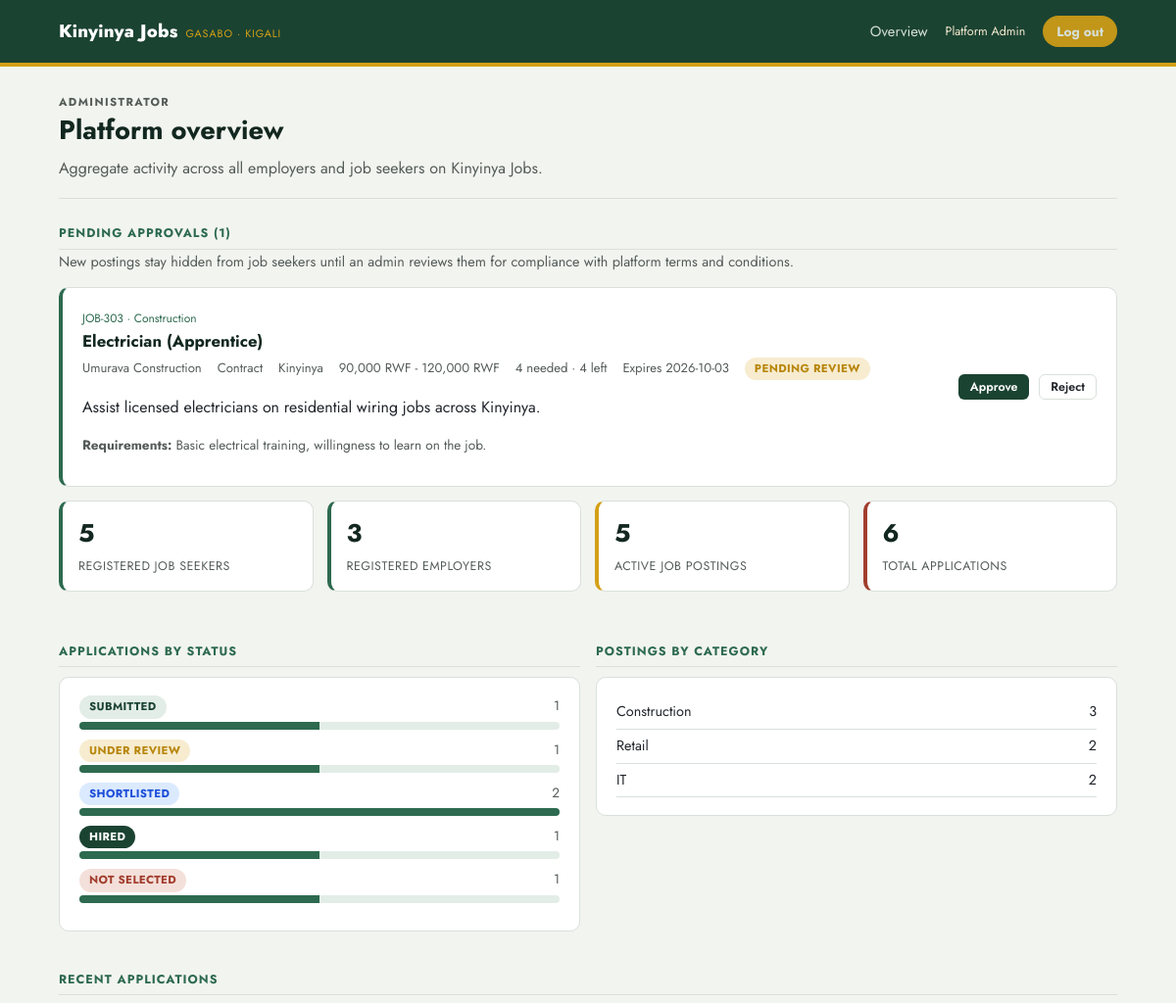
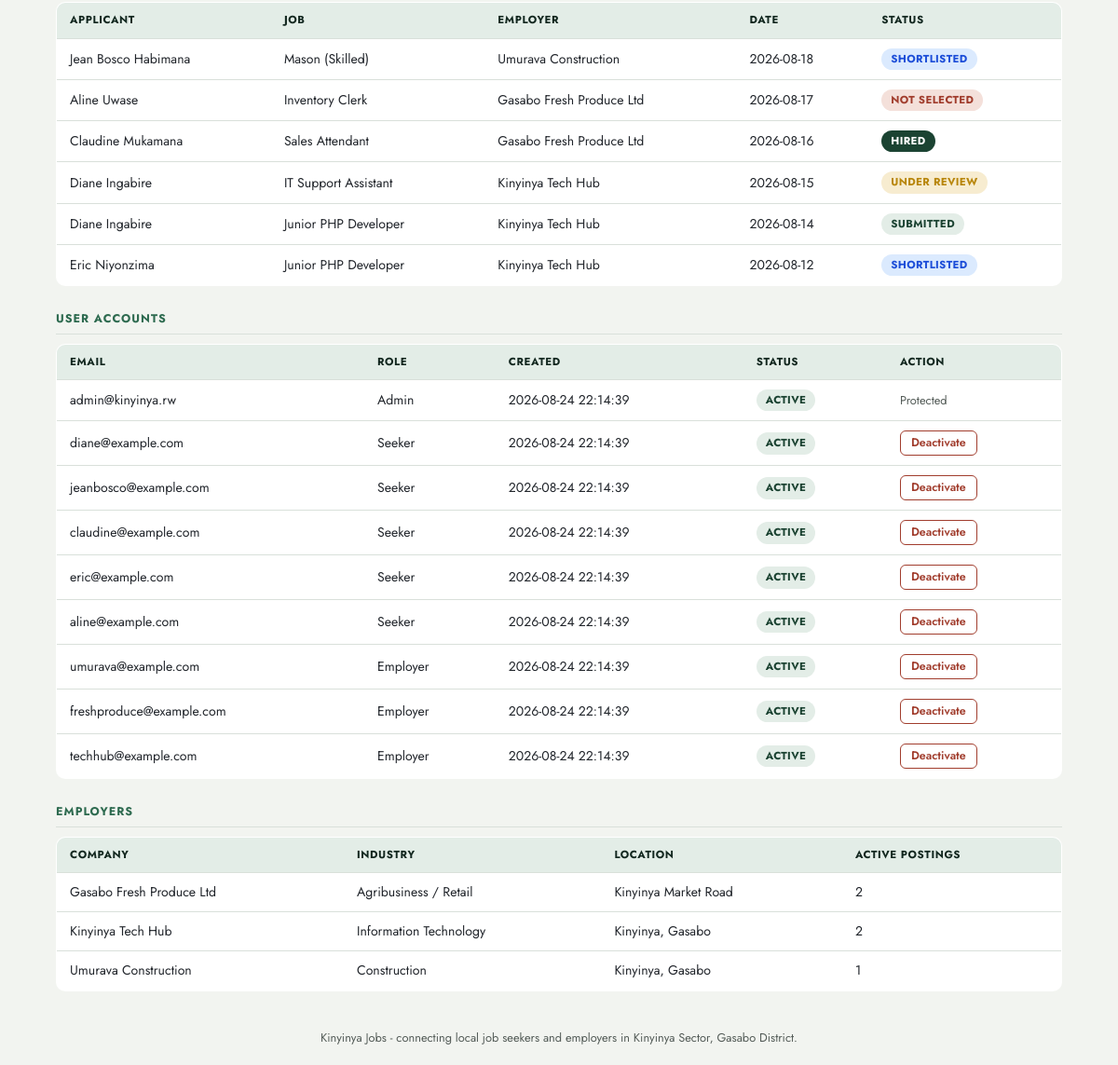
Screenshot of /admin/dashboard.php (signed in) with the database file from the repository (2 pictures, top to bottom).
### tables this page shows
CREATE TABLE IF NOT EXISTS jobs (
  id            INT UNSIGNED AUTO_INCREMENT PRIMARY KEY,
  employer_id   INT UNSIGNED NOT NULL,
  title         VARCHAR(150) NOT NULL,
  type          VARCHAR(50) NOT NULL DEFAULT 'Full-time',
  category      VARCHAR(100) NOT NULL DEFAULT 'General',
  location      VARCHAR(150) NOT NULL DEFAULT 'Kinyinya',
  description   TEXT NULL,
  requirements  TEXT NULL,
  salary_min    INT UNSIGNED NOT NULL DEFAULT 0,
  salary_max    INT UNSIGNED NOT NULL DEFAULT 0,
  positions_total INT UNSIGNED NOT NULL DEFAULT 1,
  deadline      DATE NOT NULL,
  posted        DATE NOT NULL,
  active        TINYINT(1) NOT NULL DEFAULT 1,
  status        ENUM('pending','approved','rejected') NOT NULL DEFAULT 'pending',
  views         INT UNSIGNED NOT NULL DEFAULT 0,
  CONSTRAINT fk_jobs_employer FOREIGN KEY (employer_id) REFERENCES employers(id) ON DELETE CASCADE,
  INDEX idx_jobs_status (status),
  INDEX idx_jobs_deadline (deadline)
);

CREATE TABLE IF NOT EXISTS employers (
  id        INT UNSIGNED AUTO_INCREMENT PRIMARY KEY,
  user_id   INT UNSIGNED NULL UNIQUE,
  name      VARCHAR(150) NOT NULL,
  industry  VARCHAR(150) NOT NULL,
  location  VARCHAR(150) NOT NULL,
  about     TEXT NULL,
  CONSTRAINT fk_employers_user FOREIGN KEY (user_id) REFERENCES users(id) ON DELETE CASCADE
);

CREATE TABLE IF NOT EXISTS applications (
  id            INT UNSIGNED AUTO_INCREMENT PRIMARY KEY,
  job_id        INT UNSIGNED NOT NULL,
  seeker_id     INT UNSIGNED NOT NULL,
  date          DATE NOT NULL,
  status        ENUM('submitted','under_review','shortlisted','hired','rejected') NOT NULL DEFAULT 'submitted',
  cover_letter  TEXT NULL,
  CONSTRAINT fk_applications_job FOREIGN KEY (job_id) REFERENCES jobs(id) ON DELETE CASCADE,
  CONSTRAINT fk_applications_seeker FOREIGN KEY (seeker_id) REFERENCES seekers(id) ON DELETE CASCADE,
  UNIQUE KEY uniq_application (job_id, seeker_id)
);

CREATE TABLE IF NOT EXISTS seekers (
  id         INT UNSIGNED AUTO_INCREMENT PRIMARY KEY,
  user_id    INT UNSIGNED NULL UNIQUE,
  name       VARCHAR(150) NOT NULL,
  skills     VARCHAR(255) NOT NULL,
  education  VARCHAR(150) NOT NULL,
  location   VARCHAR(150) NOT NULL,
  resume_url VARCHAR(255) NULL,
  CONSTRAINT fk_seekers_user FOREIGN KEY (user_id) REFERENCES users(id) ON DELETE CASCADE
);

CREATE TABLE IF NOT EXISTS users (
  id             INT UNSIGNED AUTO_INCREMENT PRIMARY KEY,
  email          VARCHAR(190) NOT NULL UNIQUE,
  password_hash  VARCHAR(255) NOT NULL,
  role           ENUM('seeker','employer','admin') NOT NULL,
  is_active      TINYINT(1) NOT NULL DEFAULT 1,
  created_at     DATETIME NOT NULL DEFAULT CURRENT_TIMESTAMP
);

### includes/config.php (called while the page is built, shortened)
<?php
function kj_url(string $path = ''): string {
    $documentRoot = isset($_SERVER['DOCUMENT_ROOT']) ? realpath($_SERVER['DOCUMENT_ROOT']) : false;
    $projectRoot = realpath(dirname(__DIR__));
    $base = '';
    if ($documentRoot && $projectRoot) {
        $doc = str_replace('\\', '/', rtrim($documentRoot, '/\\'));
        $project = str_replace('\\', '/', rtrim($projectRoot, '/\\'));
        if ($project === $doc || stripos($project, $doc . '/') === 0) {
            $base = substr($project, strlen($doc));
        }
    }
    return rtrim($base, '/') . '/' . ltrim($path, '/');
}

### includes/db.php (called while the page is built)
<?php
require_once __DIR__ . '/config.php';
function kj_db(): PDO {
    static $pdo = null;
    if ($pdo === null) {
        $dsn = 'mysql:host=' . DB_HOST . ';port=' . DB_PORT . ';dbname=' . DB_NAME . ';charset=utf8mb4';
        try {
            $pdo = new PDO($dsn, DB_USER, DB_PASS, [
                PDO::ATTR_ERRMODE            => PDO::ERRMODE_EXCEPTION,
                PDO::ATTR_DEFAULT_FETCH_MODE => PDO::FETCH_ASSOC,
                PDO::ATTR_EMULATE_PREPARES   => false,
            ]);
        } catch (PDOException $e) {
            http_response_code(500);
            die(
                '<h1>Database connection failed</h1>' .
                '<p>Could not connect to MySQL database <code>' . htmlspecialchars(DB_NAME) . '</code> ' .
                'on <code>' . htmlspecialchars(DB_HOST) . ':' . htmlspecialchars(DB_PORT) . '</code>.</p>' .
                '<p>Confirm MySQL is running, then use the one-time setup page to configure and import the database.</p>' .
                '<p><a href="' . htmlspecialchars(kj_url('setup.php')) . '">Open database setup</a></p>'
            );
        }
    }
    return $pdo;
}
function kj_index_by_id(array $rows): array {
    $out = [];
    foreach ($rows as $row) { $out[$row['id']] = $row; }
    return $out;
}

### includes/data.php (called while the page is built, shortened)
<?php
require_once __DIR__ . '/db.php';
function kj_job_select_sql(): string {
    return "SELECT j.*, (SELECT COUNT(*) FROM applications a WHERE a.job_id = j.id AND a.status = 'hired') AS positions_filled FROM jobs j";
}
function kj_jobs(): array {
    $rows = kj_db()->query(kj_job_select_sql() . ' ORDER BY j.posted DESC, j.id DESC')->fetchAll();
    return kj_index_by_id($rows);
}
function kj_job($id) {
    $stmt = kj_db()->prepare(kj_job_select_sql() . ' WHERE j.id = ?');
    $stmt->execute([(int) $id]);
    $row = $stmt->fetch();
    return $row ?: null;
}
function kj_jobs_for_employer($employer_id): array {
    $stmt = kj_db()->prepare(kj_job_select_sql() . ' WHERE j.employer_id = ? ORDER BY j.posted DESC, j.id DESC');
    $stmt->execute([(int) $employer_id]);
    return kj_index_by_id($stmt->fetchAll());
}
function kj_jobs_pending(): array {
    return kj_index_by_id(kj_db()->query(kj_job_select_sql() . " WHERE j.status = 'pending' ORDER BY j.posted DESC, j.id DESC")->fetchAll());
}
function kj_job_is_expired($job): bool {
    return strtotime($job['deadline']) <= strtotime('today');
}
function kj_job_positions_remaining(array $job): int {
    $total = max(1, (int) ($job['positions_total'] ?? 1));
    if (array_key_exists('positions_filled', $job)) {
        $filled = max(0, (int) $job['positions_filled']);
    } elseif (!empty($job['id'])) {
        $stmt = kj_db()->prepare("SELECT COUNT(*) FROM applications WHERE job_id = ? AND status = 'hired'");
        $stmt->execute([(int) ($job['id'] ?? 0)]);
        $filled = (int) $stmt->fetchColumn();
    } else {
        $filled = 0;
    }
    return max(0, $total - $filled);
}
function kj_job_is_filled(array $job): bool {
    return kj_job_positions_remaining($job) === 0;
}
function kj_job_is_visible($job): bool {
    return (bool) $job['active'] && $job['status'] === 'approved' && !kj_job_is_expired($job) && !kj_job_is_filled($job);
}
function kj_employers(): array {
    return kj_index_by_id(kj_db()->query('SELECT * FROM employers ORDER BY name')->fetchAll());
}
function kj_users(): array {
    return kj_db()->query('SELECT id, email, role, is_active, created_at FROM users ORDER BY created_at DESC, id DESC')->fetchAll();
}
function kj_employer($id) {
    $stmt = kj_db()->prepare('SELECT * FROM employers WHERE id = ?');
    $stmt->execute([(int) $id]);
    return $stmt->fetch() ?: null;
}
function kj_seekers(): array {
    return kj_index_by_id(kj_db()->query('SELECT * FROM seekers ORDER BY name')->fetchAll());
}
function kj_seeker($id) {
    $stmt = kj_db()->prepare('SELECT * FROM seekers WHERE id = ?');
    $stmt->execute([(int) $id]);
    return $stmt->fetch() ?: null;
}
function kj_applications(): array {
    return kj_index_by_id(kj_db()->query('SELECT * FROM applications ORDER BY date DESC, id DESC')->fetchAll());
}
function kj_status_label($status) {
    $labels = [
        'submitted' => 'Submitted', 'under_review' => 'Under review',
        'shortlisted' => 'Shortlisted', 'rejected' => 'Not selected', 'hired' => 'Hired',
    ];
    return $labels[$status] ?? ucfirst($status);
}
function kj_money($amount) {
    return number_format((float) $amount, 0) . ' RWF';
}
function kj_salary_range(array $job): string {
    $minimum = max(0, (int) ($job['salary_min'] ?? 0));
    $maximum = max(0, (int) ($job['salary_max'] ?? 0));
    return kj_money($minimum) . ' - ' . kj_money($maximum);
}

### admin/dashboard.php (the view, shortened to what this page needs)
<?php
require_once __DIR__ . '/../includes/data.php';
$jobs = kj_jobs();
$apps = kj_applications();
$seekers = kj_seekers();
$employers = kj_employers();
$users = kj_users();
$pendingJobs = kj_jobs_pending();
usort($pendingJobs, fn($a, $b) => strcmp($b['posted'], $a['posted']));
$activeJobs = array_filter($jobs, 'kj_job_is_visible');
$statusCounts = ['submitted' => 0, 'under_review' => 0, 'shortlisted' => 0, 'hired' => 0, 'rejected' => 0];
foreach ($apps as $a) { $statusCounts[$a['status']] = ($statusCounts[$a['status']] ?? 0) + 1; }
$maxCount = max(1, max($statusCounts));
$categoryCounts = [];
foreach ($jobs as $j) { $categoryCounts[$j['category']] = ($categoryCounts[$j['category']] ?? 0) + 1; }
$recentApps = $apps;
usort($recentApps, fn($a, $b) => strcmp($b['date'], $a['date']));
$recentApps = array_slice($recentApps, 0, 6);
require __DIR__ . '/../includes/header.php';
?>
<section class="pagehead">
  <p class="eyebrow">Administrator</p>
  <h1>Platform overview</h1>
  <p>Aggregate activity across all employers and job seekers on Kinyinya Jobs.</p>
</section>
<h2 class="section-title">Pending approvals (<?= count($pendingJobs) ?>)</h2>
<p style="color:var(--ink-soft); font-size:0.9rem; margin-top:-8px;">New postings stay hidden from job seekers until an admin reviews them for compliance with platform terms and conditions.</p>
<?php foreach ($pendingJobs as $job): $emp = kj_employer($job['employer_id']); ?>
  <div class="card job-card">
    <div class="info">
      <span class="code">JOB-<?= $job['id'] ?> · <?= htmlspecialchars($job['category']) ?></span>
      <h3><?= htmlspecialchars($job['title']) ?></h3>
      <div class="meta">
        <span><?= htmlspecialchars($emp['name']) ?></span>
        <span><?= htmlspecialchars($job['type']) ?></span>
        <span><?= htmlspecialchars($job['location']) ?></span>
        <span><?= htmlspecialchars(kj_salary_range($job)) ?></span>
        <span><?= max(1, (int) $job['positions_total']) ?> needed · <?= kj_job_positions_remaining($job) ?> left</span>
        <span>Expires <?= htmlspecialchars($job['deadline']) ?></span>
        <span class="badge under_review">Pending review</span>
      </div>
      <p><?= htmlspecialchars($job['description']) ?></p>
      <p style="color:var(--ink-soft); font-size:0.85rem;"><strong>Requirements:</strong> <?= htmlspecialchars($job['requirements']) ?></p>
    </div>
    <div class="actions">
      <form method="post" style="display:inline;">
        <button class="btn btn-primary btn-sm" type="submit">Approve</button>
      </form>
      <form method="post" style="display:inline;">
        <button class="btn btn-ghost btn-sm" type="submit">Reject</button>
      </form>
    </div>
  </div>
<?php endforeach; ?>
<div class="stats">
  <div class="stat"><span class="n"><?= count($seekers) ?></span><span class="l">Registered job seekers</span></div>
  <div class="stat"><span class="n"><?= count($employers) ?></span><span class="l">Registered employers</span></div>
  <div class="stat accent"><span class="n"><?= count($activeJobs) ?></span><span class="l">Active job postings</span></div>
  <div class="stat warn"><span class="n"><?= count($apps) ?></span><span class="l">Total applications</span></div>
</div>
<div class="grid-2">
  <div>
    <h2 class="section-title">Applications by status</h2>
    <div class="card">
      <?php foreach ($statusCounts as $status => $count): ?>
        <div style="margin-bottom:10px;">
          <div style="display:flex; justify-content:space-between; font-size:0.85rem; margin-bottom:3px;">
            <span class="badge <?= $status ?>"><?= kj_status_label($status) ?></span>
            <span style="font-family:var(--font-mono); color:var(--ink-soft);"><?= $count ?></span>
          </div>
          <div style="background:var(--green-100); border-radius:4px; height:8px; overflow:hidden;">
            <div style="background:var(--green-500); height:100%; width:<?= (int) round(($count / $maxCount) * 100) ?>%;"></div>
          </div>
        </div>
      <?php endforeach; ?>
    </div>
  </div>
  <div>
    <h2 class="section-title">Postings by category</h2>
    <div class="card">
      <?php foreach ($categoryCounts as $cat => $count): ?>
        <div style="display:flex; justify-content:space-between; padding:6px 0; border-bottom:1px solid var(--line); font-size:0.9rem;">
          <span><?= htmlspecialchars($cat) ?></span>
          <span style="font-family:var(--font-mono);"><?= $count ?></span>
        </div>
      <?php endforeach; ?>
    </div>
  </div>
</div>
<h2 class="section-title">Recent applications</h2>
<table class="kj">
  <thead>
    <tr><th>Applicant</th><th>Job</th><th>Employer</th><th>Date</th><th>Status</th></tr>
  </thead>
  <tbody>
    <?php foreach ($recentApps as $a): $job = kj_job($a['job_id']); $emp = kj_employer($job['employer_id']); $seeker = kj_seeker($a['seeker_id']); ?>
    <tr>
      <td><?= htmlspecialchars($seeker['name']) ?></td>
      <td><?= htmlspecialchars($job['title']) ?></td>
      <td><?= htmlspecialchars($emp['name']) ?></td>
      <td><?= htmlspecialchars($a['date']) ?></td>
      <td><span class="badge <?= $a['status'] ?>"><?= kj_status_label($a['status']) ?></span></td>
    </tr>
    <?php endforeach; ?>
  </tbody>
</table>
<h2 class="section-title">User accounts</h2>
<table class="kj">
  <thead><tr><th>Email</th><th>Role</th><th>Created</th><th>Status</th><th>Action</th></tr></thead>
  <tbody>
    <?php foreach ($users as $account): ?>
    <tr>
      <td><?= htmlspecialchars($account['email']) ?></td>
      <td><?= htmlspecialchars(ucfirst($account['role'])) ?></td>
      <td><?= htmlspecialchars($account['created_at']) ?></td>
      <td><span class="badge <?= $account['is_active'] ? 'active' : 'expired' ?>"><?= $account['is_active'] ? 'Active' : 'Inactive' ?></span></td>
      <td>
        <?php if ($account['role'] === 'admin'): ?>
          <span style="color:var(--ink-soft); font-size:.8rem;">Protected</span>
        <?php else: ?>
          <form method="post">
            <button class="btn <?= $account['is_active'] ? 'btn-danger' : 'btn-primary' ?> btn-sm" type="submit"><?= $account['is_active'] ? 'Deactivate' : 'Activate' ?></button>
          </form>
        <?php endif; ?>
      </td>
    </tr>
    <?php endforeach; ?>
  </tbody>
</table>
<h2 class="section-title">Employers</h2>
<table class="kj">
  <thead><tr><th>Company</th><th>Industry</th><th>Location</th><th>Active postings</th></tr></thead>
  <tbody>
    <?php foreach ($employers as $e): ?>
    <tr>
      <td><?= htmlspecialchars($e['name']) ?></td>
      <td><?= htmlspecialchars($e['industry']) ?></td>
      <td><?= htmlspecialchars($e['location']) ?></td>
      <td><?= count(array_filter(kj_jobs_for_employer($e['id']), 'kj_job_is_visible')) ?></td>
    </tr>
    <?php endforeach; ?>
  </tbody>
</table>
<?php require __DIR__ . '/../includes/footer.php'; ?>

### includes/header.php (shortened to what this page needs)
<?php
$role = $_SESSION['role'] ?? null;
$user = kj_current_user();
function kj_base($path) {
    return kj_url($path);
}
?>
<!doctype html>
<html lang="en">
<head>
<link rel="stylesheet" href="<?= kj_base('assets/style.css') ?>">
</head>
<body>
<header class="topbar">
  <div class="wrap">
    <a class="brand" href="<?= kj_base('index.php') ?>">Kinyinya Jobs <small>Gasabo · Kigali</small></a>
    <nav class="topnav">
      <?php if ($role === 'seeker'): ?>
        <a href="<?= kj_base('seeker/dashboard.php') ?>">My applications</a>
        <a href="<?= kj_base('seeker/jobs.php') ?>">Browse jobs</a>
        <a href="<?= kj_base('seeker/profile.php') ?>">My profile</a>
        <span class="who">Signed in as <?= htmlspecialchars($user['name']) ?></span>
        <a class="pill" href="<?= kj_base('logout.php') ?>">Log out</a>
      <?php elseif ($role === 'admin'): ?>
        <a href="<?= kj_base('admin/dashboard.php') ?>">Overview</a>
        <span class="who">Platform Admin</span>
        <a class="pill" href="<?= kj_base('logout.php') ?>">Log out</a>
      <?php else: ?>
        <a href="<?= kj_base('index.php') ?>#login">Log in</a>
        <a class="pill" href="<?= kj_base('register.php') ?>">Create account</a>
      <?php endif; ?>
    </nav>
  </div>
</header>
<main class="wrap">

### includes/footer.php
  <p class="footer">Kinyinya Jobs - connecting local job seekers and employers in Kinyinya Sector, Gasabo District.</p>
</main>
</body>
</html>

### rows the page displays
jobs: id "303", category "Construction", title "Electrician (Apprentice)", employer.name "Umurava Construction", type "Contract", location "Kinyinya", kj_salary_range($job) "90,000 RWF - 120,000 RWF", positions_total "4", deadline "2026-10-03", description "Assist licensed electricians on residential wiring jobs across Kinyinya.", requirements "Basic electrical training, willingness to learn on the job."
jobs: positions_total "3", employer "2"
applications: seeker.name "Jean Bosco Habimana", job.title "Mason (Skilled)", employers.name "Umurava Construction", date "2026-08-18", status "SHORTLISTED"
applications: seeker.name "Aline Uwase", job.title "Inventory Clerk", employers.name "Gasabo Fresh Produce Ltd", date "2026-08-17", status "NOT SELECTED"
applications: seeker.name "Claudine Mukamana", job.title "Sales Attendant", employers.name "Gasabo Fresh Produce Ltd", date "2026-08-16", status "HIRED"
applications: seeker.name "Diane Ingabire", job.title "IT Support Assistant", employers.name "Kinyinya Tech Hub", date "2026-08-15", status "UNDER REVIEW"
applications: seeker.name "Diane Ingabire", job.title "Junior PHP Developer", employers.name "Kinyinya Tech Hub", date "2026-08-14", status "SUBMITTED"
applications: seeker.name "Eric Niyonzima", job.title "Junior PHP Developer", employers.name "Kinyinya Tech Hub", date "2026-08-12", status "SHORTLISTED"
users: email "admin@kinyinya.rw", role "Admin", created_at "2026-08-24 22:14:39", is_active "ACTIVE", shows "Protected"
users: email "diane@example.com", role "Seeker", created_at "2026-08-24 22:14:39", is_active "ACTIVE"
users: email "jeanbosco@example.com", role "Seeker", created_at "2026-08-24 22:14:39", is_active "ACTIVE"
users: email "claudine@example.com", role "Seeker", created_at "2026-08-24 22:14:39", is_active "ACTIVE"
users: email "eric@example.com", role "Seeker", created_at "2026-08-24 22:14:39", is_active "ACTIVE"
users: email "aline@example.com", role "Seeker", created_at "2026-08-24 22:14:39", is_active "ACTIVE"
users: email "umurava@example.com", role "Employer", created_at "2026-08-24 22:14:39", is_active "ACTIVE"
users: email "freshproduce@example.com", role "Employer", created_at "2026-08-24 22:14:39", is_active "ACTIVE"
users: email "techhub@example.com", role "Employer", created_at "2026-08-24 22:14:39", is_active "ACTIVE"
employers: name "Gasabo Fresh Produce Ltd", industry "Agribusiness / Retail", location "Kinyinya Market Road", id "2"
employers: name "Kinyinya Tech Hub", industry "Information Technology", location "Kinyinya, Gasabo", id "2"
employers: name "Umurava Construction", industry "Construction", location "Kinyinya, Gasabo", id "1"

### other values shown
count($pendingJobs) "1"
count($seekers) "5"
count($employers) "3"
count($activeJobs) "5"
count($apps) "6"
kj_status_label($status) "SUBMITTED"
$count "1"
kj_status_label($status) "UNDER REVIEW"
kj_status_label($status) "SHORTLISTED"
$count "2"
kj_status_label($status) "HIRED"
kj_status_label($status) "NOT SELECTED"
$cat "Construction"
$cat "Retail"
$cat "IT"
